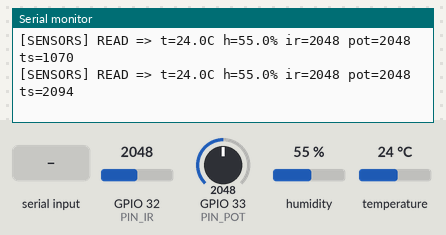
The program below on a simulated ESP32. Parts: the last lines printed to the serial monitor. Inputs (shaded band) come from the test bench; at power-on: humidity 55 %, GPIO 32 (PIN_IR) = 2048, GPIO 33 (PIN_POT) = 2048, temperature 24 °C. WiFi joins after 1.5 s; servers stay silent unless stated; no MQTT or app messages arrive unless stated.

Above: at 2.2 s.
2.3 s: "1\n" received over Serial
At 2.54 s:
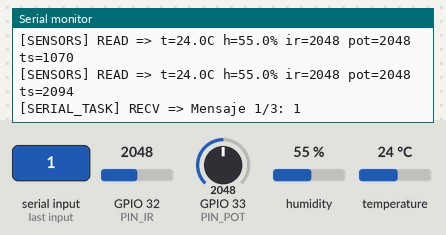
4.0 s: humidity set to 22 %
At 6.5 s:
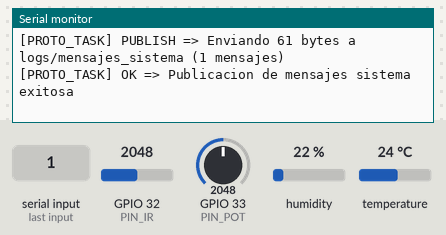
6.6 s: GPIO 32 (PIN_IR) set to 2866
At 7.9 s:
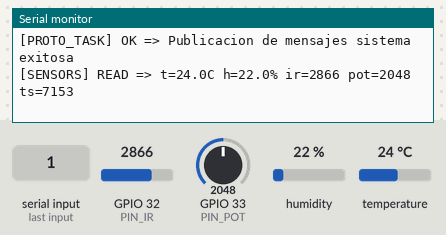
8.1 s: GPIO 33 (PIN_POT) set to 2866
At 9.0 s:
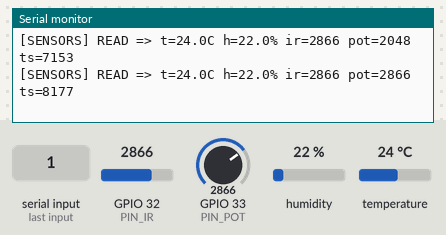
9.6 s: temperature set to 12 °C
At 10.9 s:
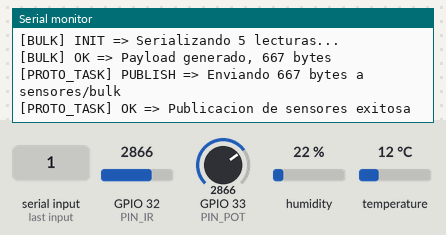
11.1 s: "0\n" received over Serial
At 12.9 s:
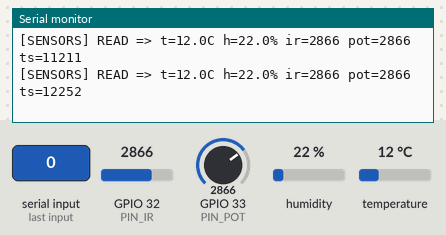
Timing chart, 0 to 13.6 s (numbered marks = the images above; inputs shaded):
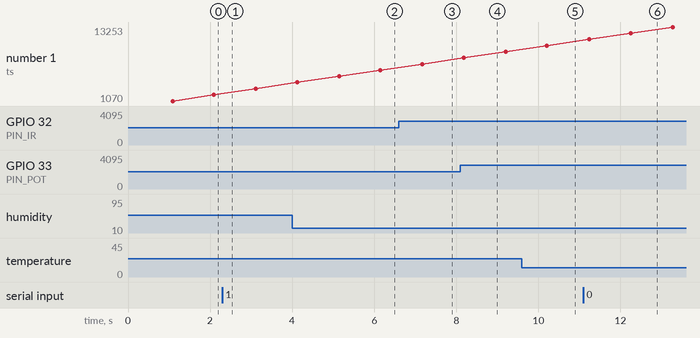

The program:

main.cpp
```cpp
#include <Arduino.h>
#include "config.h"
#include "types.h"
#include "globals.h"
#include "sensors.h"
#include "network.h"
#include "bulk_storage.h"

QueueHandle_t sensorQueue;
QueueHandle_t systemMsgQueue;
WiFiClient wifiClient;
PubSubClient mqttClient(wifiClient);

static void sensorTask(void* parameter) {
    SensorReading localBuffer[BULK_SIZE];
    uint8_t idx = 0;
    Serial.println("[SENSOR_TASK] INIT => Tarea de sensores iniciada");

    while (true) {
        localBuffer[idx] = sensorsRead();
        idx++;

        if (idx >= BULK_SIZE) {
            Serial.printf("[SENSOR_TASK] INFO => Bulk completo (%d lecturas). Enviando a cola...\n", BULK_SIZE);
            if (xQueueSend(sensorQueue, &localBuffer, portMAX_DELAY) == pdTRUE) {
                Serial.println("[SENSOR_TASK] OK => Bulk enviado a cola");
            } else {
                Serial.println("[SENSOR_TASK] ERROR => Fallo al enviar bulk a cola");
            }
            idx = 0;
        }

        vTaskDelay(pdMS_TO_TICKS(READ_INTERVAL_MS));
    }
}

static void serialTask(void* parameter) {
    SystemMessageBulk msgBulk;
    msgBulk.count = 0;
    unsigned long lastSendTime = millis();

    Serial.println("[SERIAL_TASK] INIT => Tarea de lectura serial iniciada. Escribe mensajes para enviar bulk.");

    while (true) {
        if (Serial.available()) {
            String line = Serial.readStringUntil('\n');
            line.trim();
            if (line.length() > 0 && line.length() < MSG_BUFFER_SIZE) {
                strncpy(msgBulk.messages[msgBulk.count].text, line.c_str(), MSG_BUFFER_SIZE - 1);
                msgBulk.messages[msgBulk.count].text[MSG_BUFFER_SIZE - 1] = '\0';
                msgBulk.messages[msgBulk.count].timestamp = millis();
                Serial.printf("[SERIAL_TASK] RECV => Mensaje %d/%d: %s\n", msgBulk.count + 1, BULK_MSG_SIZE, msgBulk.messages[msgBulk.count].text);
                msgBulk.count++;
            }
        }

        bool bufferFull = (msgBulk.count >= BULK_MSG_SIZE);
        bool timeout = (msgBulk.count > 0) && ((millis() - lastSendTime) >= MSG_BULK_TIMEOUT_MS);

        if (bufferFull || timeout) {
            Serial.printf("[SERIAL_TASK] BULK => Enviando %d mensajes a cola de protocolo\n", msgBulk.count);
            if (xQueueSend(systemMsgQueue, &msgBulk, portMAX_DELAY) == pdTRUE) {
                Serial.println("[SERIAL_TASK] OK => Bulk mensajes enviado a cola");
            } else {
                Serial.println("[SERIAL_TASK] ERROR => Fallo al enviar bulk mensajes a cola");
            }
            msgBulk.count = 0;
            lastSendTime = millis();
        }

        vTaskDelay(pdMS_TO_TICKS(MSG_READ_INTERVAL_MS));
    }
}

static void protocolTask(void* parameter) {
    Serial.println("[PROTO_TASK] INIT => Tarea de protocolo iniciada");

    Serial.println("[PROTO_TASK] INIT => Conectando WiFi...");
    wifiConnect();
    while (!mqttConnect()) {
        Serial.println("[PROTO_TASK] ERROR => MQTT no conectado. Reintentando en 5s...");
        vTaskDelay(pdMS_TO_TICKS(5000));
    }
    Serial.println("[PROTO_TASK] OK => WiFi y MQTT conectados");

    SensorReading receivedBulk[BULK_SIZE];
    SystemMessageBulk receivedMsgBulk;

    while (true) {
        if (WiFi.status() != WL_CONNECTED) {
            Serial.println("[PROTO_TASK] WARN => WiFi desconectado. Reconectando...");
            wifiConnect();
        }
        if (!mqttClient.connected()) {
            Serial.println("[PROTO_TASK] WARN => MQTT desconectado. Reconectando...");
            while (!mqttConnect()) {
                vTaskDelay(pdMS_TO_TICKS(5000));
            }
            Serial.println("[PROTO_TASK] OK => MQTT reconectado");
        }

        mqttLoop();

        if (xQueueReceive(sensorQueue, &receivedBulk, pdMS_TO_TICKS(100)) == pdTRUE) {
            Serial.println("[PROTO_TASK] RECV => Bulk de sensores recibido de cola. Serializando...");
            String jsonPayload = bulkSerialize(receivedBulk, BULK_SIZE);
            Serial.printf("[PROTO_TASK] PUBLISH => Enviando %d bytes a %s\n", jsonPayload.length(), TOPIC_BULK_PUBLISH);
            if (mqttClient.publish(TOPIC_BULK_PUBLISH, jsonPayload.c_str())) {
                Serial.println("[PROTO_TASK] OK => Publicacion de sensores exitosa");
            } else {
                Serial.println("[PROTO_TASK] ERROR => Fallo al publicar bulk de sensores");
            }
        }

        if (xQueueReceive(systemMsgQueue, &receivedMsgBulk, pdMS_TO_TICKS(100)) == pdTRUE) {
            Serial.printf("[PROTO_TASK] RECV => Bulk de mensajes sistema recibido (%d msgs). Serializando...\n", receivedMsgBulk.count);
            String jsonPayload = "[";
            for (uint8_t i = 0; i < receivedMsgBulk.count; i++) {
                if (i > 0) jsonPayload += ",";
                jsonPayload += "{\"device_id\":\"" + String(DEVICE_ID) + "\",";
                jsonPayload += "\"msg\":\"" + String(receivedMsgBulk.messages[i].text) + "\",";
                jsonPayload += "\"timestamp\":" + String(receivedMsgBulk.messages[i].timestamp) + "}";
            }
            jsonPayload += "]";

            Serial.printf("[PROTO_TASK] PUBLISH => Enviando %d bytes a %s (%d mensajes)\n",
                          jsonPayload.length(), TOPIC_LOGS_PUBLISH, receivedMsgBulk.count);
            if (mqttClient.publish(TOPIC_LOGS_PUBLISH, jsonPayload.c_str())) {
                Serial.println("[PROTO_TASK] OK => Publicacion de mensajes sistema exitosa");
            } else {
                Serial.println("[PROTO_TASK] ERROR => Fallo al publicar bulk de mensajes sistema");
            }
        }

        vTaskDelay(pdMS_TO_TICKS(100));
    }
}

void setup() {
    Serial.begin(SERIAL_BAUD);
    delay(1000);
    Serial.println("[MAIN] INIT => Iniciando sistema...");

    Serial.println("[MAIN] INIT => sensorsInit()");
    sensorsInit();

    Serial.println("[MAIN] INIT => networkInit()");
    networkInit();

    Serial.println("[MAIN] INIT => Creando sensorQueue...");
    sensorQueue = xQueueCreate(2, sizeof(SensorReading) * BULK_SIZE);
    if (sensorQueue == NULL) {
        Serial.println("[MAIN] ERROR => sensorQueue es NULL. Bucle infinito.");
        while (true) { delay(1000); }
    }
    Serial.println("[MAIN] OK => sensorQueue creada");

    Serial.println("[MAIN] INIT => Creando systemMsgQueue...");
    systemMsgQueue = xQueueCreate(2, sizeof(SystemMessageBulk));
    if (systemMsgQueue == NULL) {
        Serial.println("[MAIN] ERROR => systemMsgQueue es NULL. Bucle infinito.");
        while (true) { delay(1000); }
    }
    Serial.println("[MAIN] OK => systemMsgQueue creada");

    Serial.println("[MAIN] INIT => Lanzando tareas FreeRTOS...");
    xTaskCreatePinnedToCore(sensorTask, "sensorTask", 4096, NULL, 1, NULL, 1);
    xTaskCreatePinnedToCore(serialTask, "serialTask", 4096, NULL, 1, NULL, 1);
    xTaskCreatePinnedToCore(protocolTask, "protocolTask", 8192, NULL, 1, NULL, 0);
    Serial.println("[MAIN] OK => Tareas lanzadas. Setup completado.");
}

void loop() {
    vTaskDelay(portMAX_DELAY);
}
```

bulk_storage.h
```cpp
#ifndef BULK_STORAGE_H
#define BULK_STORAGE_H

#include "types.h"
#include <Arduino.h>

String bulkSerialize(const SensorReading readings[], uint8_t count);

#endif
```

globals.h
```cpp
#ifndef GLOBALS_H
#define GLOBALS_H

#include <Arduino.h>
#include "freertos/FreeRTOS.h"
#include "freertos/queue.h"
#include <PubSubClient.h>
#include <WiFi.h>
#include "types.h"

extern QueueHandle_t sensorQueue;
extern QueueHandle_t systemMsgQueue;
extern WiFiClient wifiClient;
extern PubSubClient mqttClient;

#endif
```

network.h
```cpp
#ifndef NETWORK_H
#define NETWORK_H

#include <Arduino.h>

void networkInit();
bool wifiConnect();
bool mqttConnect();
void mqttLoop();

#endif
```

sensors.h
```cpp
#ifndef SENSORS_H
#define SENSORS_H

#include "types.h"

void sensorsInit();
SensorReading sensorsRead();

#endif
```

types.h
```cpp
#ifndef TYPES_H
#define TYPES_H

#include <Arduino.h>
#include "config.h"

struct SensorReading {
    float temperatura;
    float humedad;
    float ir_proximidad;
    float potenciometro;
    unsigned long timestamp;
};

struct SystemMessage {
    char text[MSG_BUFFER_SIZE];
    unsigned long timestamp;
};

struct SystemMessageBulk {
    SystemMessage messages[BULK_MSG_SIZE];
    uint8_t count;
};

#endif
```

bulk_storage.cpp
```cpp
#include "bulk_storage.h"
#include "config.h"
#include <ArduinoJson.h>

String bulkSerialize(const SensorReading readings[], uint8_t count) {
    Serial.printf("[BULK] INIT => Serializando %d lecturas...\n", count);
    JsonDocument doc;
    JsonArray array = doc.to<JsonArray>();

    for (uint8_t i = 0; i < count; i++) {
        JsonObject obj = array.add<JsonObject>();
        obj["device_id"] = DEVICE_ID;
        obj["idx"] = i;
        obj["temperatura"] = readings[i].temperatura;
        obj["humedad"] = readings[i].humedad;
        obj["ir_proximidad"] = readings[i].ir_proximidad;
        obj["potenciometro"] = readings[i].potenciometro;
        obj["timestamp_ms"] = readings[i].timestamp;
    }

    String output;
    serializeJson(doc, output);
    Serial.printf("[BULK] OK => Payload generado, %d bytes\n", output.length());
    return output;
}
```

network.cpp
```cpp
#include "network.h"
#include "config.h"
#include "globals.h"
#include <WiFi.h>

void networkInit() {
    Serial.println("[NET] INIT => Configurando servidor MQTT...");
    mqttClient.setServer(MQTT_BROKER_HOST, MQTT_BROKER_PORT);
    mqttClient.setBufferSize(4096);
    Serial.printf("[NET] OK => Servidor MQTT %s:%d, buffer=4096\n", MQTT_BROKER_HOST, MQTT_BROKER_PORT);
}

bool wifiConnect() {
    Serial.printf("[NET] INIT => Conectando WiFi SSID=%s...\n", WIFI_SSID);
    WiFi.begin(WIFI_SSID, WIFI_PASSWORD);
    int retries = 0;
    while (WiFi.status() != WL_CONNECTED && retries < 30) {
        vTaskDelay(pdMS_TO_TICKS(500));
        retries++;
    }
    bool ok = WiFi.status() == WL_CONNECTED;
    if (ok) {
        Serial.printf("[NET] OK => WiFi conectada, IP=%s\n", WiFi.localIP().toString().c_str());
    } else {
        Serial.println("[NET] ERROR => WiFi no conectada (timeout)");
    }
    return ok;
}

bool mqttConnect() {
    if (mqttClient.connected()) {
        return true;
    }
    Serial.printf("[NET] INIT => Conectando MQTT broker=%s:%d, client_id=%s...\n", MQTT_BROKER_HOST, MQTT_BROKER_PORT, MQTT_CLIENT_ID);
    if (mqttClient.connect(MQTT_CLIENT_ID, MQTT_USER, MQTT_PASS)) {
        Serial.println("[NET] OK => MQTT conectado");
        return true;
    }
    Serial.println("[NET] ERROR => Fallo conexion MQTT");
    return false;
}

void mqttLoop() {
    mqttClient.loop();
}
```

sensors.cpp
```cpp
#include "sensors.h"
#include "config.h"
#include <DHT.h>

static DHT dht(PIN_DHT11, DHT11);

void sensorsInit() {
    Serial.println("[SENSORS] INIT => Iniciando DHT11...");
    dht.begin();
    Serial.printf("[SENSORS] INIT => Configurando pines: IR=%d, POT=%d\n", PIN_IR, PIN_POT);
    pinMode(PIN_IR, INPUT);
    pinMode(PIN_POT, INPUT);
    Serial.println("[SENSORS] OK => Sensores inicializados");
}

SensorReading sensorsRead() {
    SensorReading reading;
    reading.timestamp = millis();

    float temp = dht.readTemperature();
    float hum = dht.readHumidity();
    if (isnan(temp) || isnan(hum)) {
        Serial.println("[SENSORS] ERROR => Lectura DHT fallida (NaN)");
        reading.temperatura = -999.0f;
        reading.humedad = -999.0f;
    } else {
        reading.temperatura = temp;
        reading.humedad = hum;
    }

    reading.ir_proximidad = (float)analogRead(PIN_IR);
    reading.potenciometro = (float)analogRead(PIN_POT);

    Serial.printf("[SENSORS] READ => t=%.1fC h=%.1f%% ir=%.0f pot=%.0f ts=%lu\n",
                  reading.temperatura, reading.humedad,
                  reading.ir_proximidad, reading.potenciometro,
                  reading.timestamp);

    return reading;
}
```

config.h
```cpp
#ifndef CONFIG_H
#define CONFIG_H

#define WIFI_SSID "vKU028aYrHSoIRG"
#define WIFI_PASSWORD "]|mQk_>KZH8K@:~7nOV%"

#define MQTT_BROKER_HOST "192.168.0.7"
#define MQTT_BROKER_PORT 1883

#define MQTT_CLIENT_ID "esp32_iot_device"
#define MQTT_USER "iot_device"
#define MQTT_PASS "SecurePass123!"

#define TOPIC_BULK_PUBLISH    "sensores/bulk"
#define TOPIC_LOGS_PUBLISH    "logs/mensajes_sistema"

#define PIN_DHT11     5
#define PIN_IR        32
#define PIN_POT       33

#define BULK_SIZE           5
#define READ_INTERVAL_MS    1000
#define PUBLISH_INTERVAL_MS (BULK_SIZE * READ_INTERVAL_MS)

#define BULK_MSG_SIZE       3
#define MSG_BUFFER_SIZE     128
#define MSG_READ_INTERVAL_MS 100
#define MSG_BULK_TIMEOUT_MS 5000

#define DEVICE_ID "esp32_devkit_001"
#define SERIAL_BAUD 115200

#define ERR_WIFI_CONNECT    -1
#define ERR_MQTT_CONNECT    -2
#define ERR_SENSOR_READ     -3
#define OK_STATUS            0

#endif
```

Measured:
- after the input at 2.3 s, the serial monitor: prints a new line after 0.10 s (image 1)
- after the input at 4.0 s, the serial monitor: prints a new line after 1.1 s (image 2)
- after the input at 6.6 s, the serial monitor: prints a new line after 0.58 s (image 3)
- after the input at 8.1 s, the serial monitor: prints a new line after 0.08 s (image 4)
- after the input at 11.1 s, the serial monitor: prints a new line after 0.05 s (image 6)
- plotted number 1: 10201 → 13253 after the input at 11.1 s
